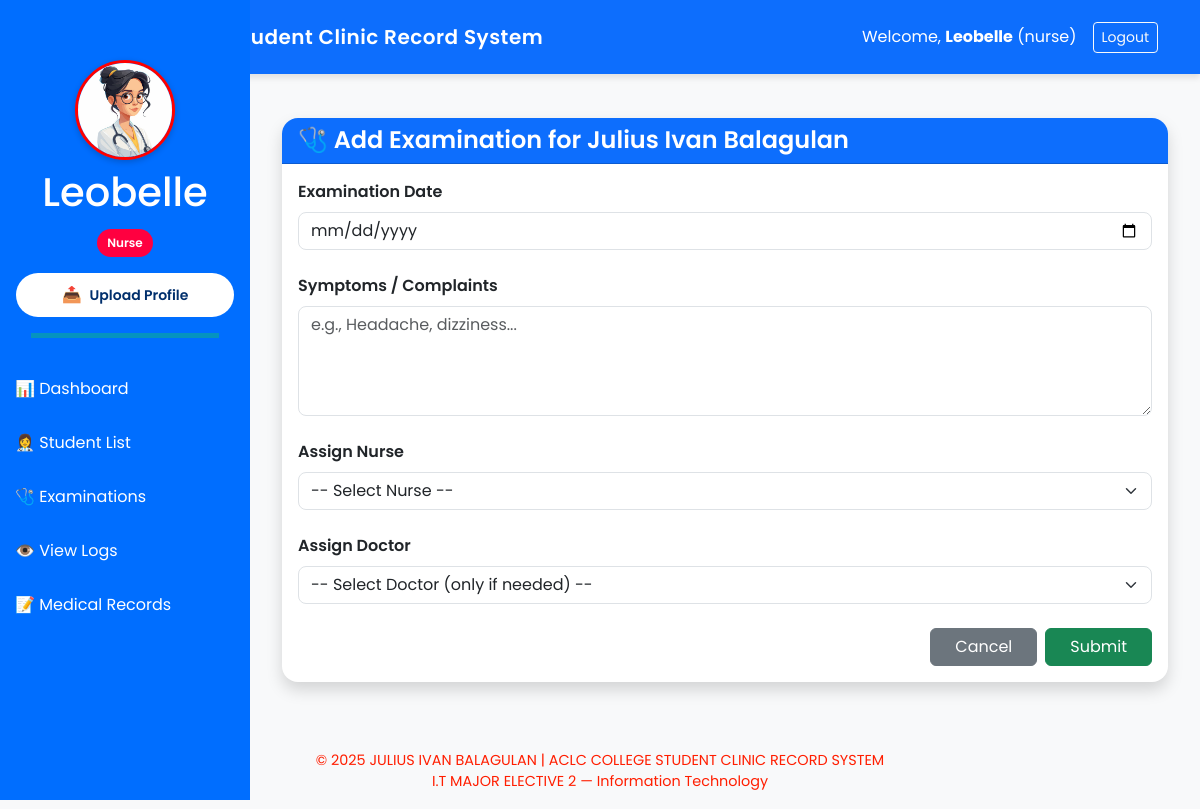
/nurse/examination/add/1 (signed in), run on the app's committed database.
### app.py (models this page shows)
class User(db.Model):
    id: Mapped[int] = mapped_column(primary_key=True, autoincrement=True, unique=True)
    username: Mapped[str]
    password: Mapped[str]
    role: Mapped[str]
    profile_photo: Mapped[str]

class StudentInfo(db.Model):
    id: Mapped[int] = mapped_column(primary_key=True, autoincrement=True, unique=True)
    first_name: Mapped[str]
    last_name: Mapped[str]
    gender: Mapped[str]
    bod: Mapped[str]
    contact_info: Mapped[str]
    examinations = Relationship("StudentExamine", back_populates="student", cascade="all, delete-orphan")
    medical_records = Relationship("StudentMedicalRecord", back_populates="student", cascade="all, delete-orphan")
    logs = Relationship("StudentLog", back_populates="student", cascade="all, delete-orphan")

### app.py (the view, shortened to what this page needs)
@app.route('/nurse/examination/add/<int:student_id>', methods=['GET', 'POST'])
def nurse_add_examination(student_id):
    if session.get('role') != 'nurse':
        flash('Unauthorized access.', 'danger')
        return redirect(url_for('login'))
    student = StudentInfo.query.get(student_id)
    doctors = Doctor.query.all()
    nurses = Nurse.query.all()
    return render_template('User/nurse_add_examination.html', student=student, doctors=doctors, nurses=nurses)

### app.py (called while the page is built)
@app.context_processor
def inject_user():
    if 'username' in session:
        user = User.query.filter_by(username=session['username']).first()
        return dict(user=user)
    return dict(user=None)

### templates/User/nurse_add_examination.html (shortened to what this page needs)
{% extends "Base/base.html" %}
{% block content %}
<link rel="stylesheet" href="{{ url_for('static', filename='editexamination.css') }}">
<div class="container mt-4">
  <div class="card shadow rounded-4 border-0">
    <div class="card-header bg-primary text-white rounded-top-4">
      <h4 class="mb-0 fw-semibold">🩺 Add Examination for {{ student.first_name }} {{ student.last_name }}</h4>
    </div>
    <div class="card-body">
      <form method="POST">
        <div class="mb-4">
          <label class="form-label fw-semibold">Examination Date</label>
          <input type="date" name="examine_date" class="form-control rounded-3" required>
        </div>
        <div class="mb-4">
          <label class="form-label fw-semibold">Symptoms / Complaints</label>
          <textarea name="symptoms" rows="4" class="form-control rounded-3" placeholder="e.g., Headache, dizziness..." required></textarea>
        </div>
        <div class="mb-4">
          <label class="form-label fw-semibold">Assign Nurse</label>
          <select name="nurse_id" class="form-select rounded-3" required>
            <option value="">-- Select Nurse --</option>
          </select>
        </div>
        <div class="mb-4">
          <label class="form-label fw-semibold">Assign Doctor</label>
          <select name="doctor_id" class="form-select rounded-3">
            <option value="">-- Select Doctor (only if needed) --</option>
          </select>
        </div>
        <div class="d-flex justify-content-end gap-2">
          <a href="{{ url_for('nurse_view_students') }}" class="btn btn-secondary px-4">Cancel</a>
          <button type="submit" class="btn btn-success px-4">Submit</button>
        </div>
      </form>
    </div>
  </div>
</div>
{% endblock %}

### templates/Base/base.html (shortened to what this page needs)
<!DOCTYPE html>
<html lang="en">
<head>
    <link rel="stylesheet" href="{{ url_for('static', filename='base.css') }}">
    {{ bootstrap.load_css() }}
</head>
<body>
    <nav class="navbar navbar-expand-lg navbar-dark bg-primary py-3">
        <div class="container">
            <a class="navbar-brand d-flex align-items-center gap-2 fw-semibold text-white" href="#">
                <span style="letter-spacing: 0.5px;"> ACLC College Student Clinic Record System</span>
            </a>
            {% if session.get('username') %}
            <div class="d-flex align-items-center text-white">
                <span class="me-3">Welcome, <strong>{{ session['username'] }}</strong> ({{ session['role'] }})</span>
                <a href="{{ url_for('logout') }}" class="btn btn-outline-light btn-sm">Logout</a>
            </div>
            {% endif %}
        </div>
    </nav>
   {% if session.get('username') %}
   <div class="sidebar">
       <div class="text-center mb-4">
           <div class="profile-pic-container">
            {% if user and user.profile_photo %}
            <img src="{{ url_for('static', filename='uploads/' ~ user.profile_photo) }}" class="rounded-circle" width="100" height="100" alt="Profile">
           {% else %}
            <img src="{{ url_for('static', filename='default.png') }}" class="rounded-circle" width="100" height="100" alt="Default Profile">
           {% endif %}
           </div>
           <h1 class="mt-2">{{ session['username'] }}</h1>
           <p class="badge-role">{{ session['role'] | capitalize }}</p>
           <form action="{{ url_for('upload_profile') }}" method="POST" enctype="multipart/form-data" class="d-grid gap-2 px-3">
            <button type="button" class="upload-btn" onclick="toggleFileInput()"> <span class="icon">📤</span> Upload Profile</button>
          </form>
           <hr class="sidebar-divider">
       </div>
       {% if session['role'] == 'admin' %}
           <a href="{{ url_for('admin_dashboard') }}">📊 Dashboard</a>
           <a href="{{ url_for('register_user') }}">📝 Register User</a>
           <a href="{{ url_for('view_users') }}">👥 View All Users</a>
           <a href="{{ url_for('admin_students') }}">🎓 View Students Info</a>
           <a href="{{ url_for('nurse_profile') }}">👩‍⚕️ Nurse Profile</a>
           <a href="{{ url_for('view_doctors') }}">👨‍⚕️ Doctor Profile</a>
           <a href="{{ url_for('view_logs') }}">👁️ View Logs</a>
       {% elif session['role'] == 'nurse' %}
           <a href="{{ url_for('nurse_dashboard') }}">📊 Dashboard</a>
           <a href="{{ url_for('nurse_view_students') }}">👩‍⚕️ Student List</a>
           <a href="{{ url_for('nurse_view_examinations') }}">🩺 Examinations</a>
           <a href="{{ url_for('nurse_view_logs') }}">👁️ View Logs</a>
           <a href="{{ url_for('view_student_medical_records') }}">📝 Medical Records</a>
       {% elif session['role'] == 'doctor' %}
           <a href="{{ url_for('doctor_dashboard') }}">📊 Dashboard</a>
           <a href="{{ url_for('doctor_examinations') }}">🩺 Examinations</a>
           <a href="{{ url_for('view_all_diagnoses') }}">👁️ View Diagnoses</a>
       {% endif %}
   </div>
   {% endif %}
    <main class="content">
        {% block content %}{% endblock %}
    </main>
  <footer class="text-center mt-5 mb-3">
    <p>&copy; {{ 2025 }} JULIUS IVAN BALAGULAN | ACLC COLLEGE STUDENT CLINIC RECORD SYSTEM <br>
    I.T MAJOR ELECTIVE 2 — Information Technology</p>
  </footer>
</body>
</html>

### static/base.css (style rules this page uses)
body { font-family: 'Poppins', sans-serif; background-color: #f2f6fc; }
.navbar { box-shadow: 0 4px 6px rgba(0, 0, 0, 0.1); }
.card { border-radius: 1rem; }
footer { font-size: 0.9rem; color: #ff1e00; }
.sidebar { height: 100vh; position: fixed; top: 0; left: 0; width: 250px; background-color: #006eff; color: white; padding-top: 60px; }
.sidebar a { color: white; display: block; padding: 15px; text-decoration: none; }
.content { margin-left: 250px; padding: 20px; }
.sidebar-divider { border-top: 5px solid rgb(21, 255, 0); width: 75%; margin: 1rem auto; }
.upload-btn { background-color: #ffffff; color: #002f6c; border: none; padding: 10px 15px; font-weight: 600; font-size: 14px; border-radius: 30px; display: flex; align-items: center; justify-content: center; gap: 8px; cursor: pointer; width: 100%; transition: background-color 0.3s ease, color 0.3s ease; }
.upload-btn .icon { font-size: 16px; }
.badge-role { display: inline-block; background-color: #ff0040; color: #fff; font-size: 12px; font-weight: 600; padding: 5px 10px; border-radius: 20px; margin-top: 5px; text-transform: capitalize; }

### static/editexamination.css (style rules this page uses)
body { background-color: #f8f9fa; font-family: 'Poppins', sans-serif; }
.sidebar .profile-pic-container img { border: 3px solid #ff0000; box-shadow: 0 2px 6px rgba(0,0,0,0.2); }

### data on the page
User: role "nurse", profile_photo (picture), role "Nurse"
StudentInfo: first_name "Julius Ivan", last_name "Balagulan"

### other printed values
{{ session['username'] }} "Leobelle"
{{ 2025 }} "2025"
